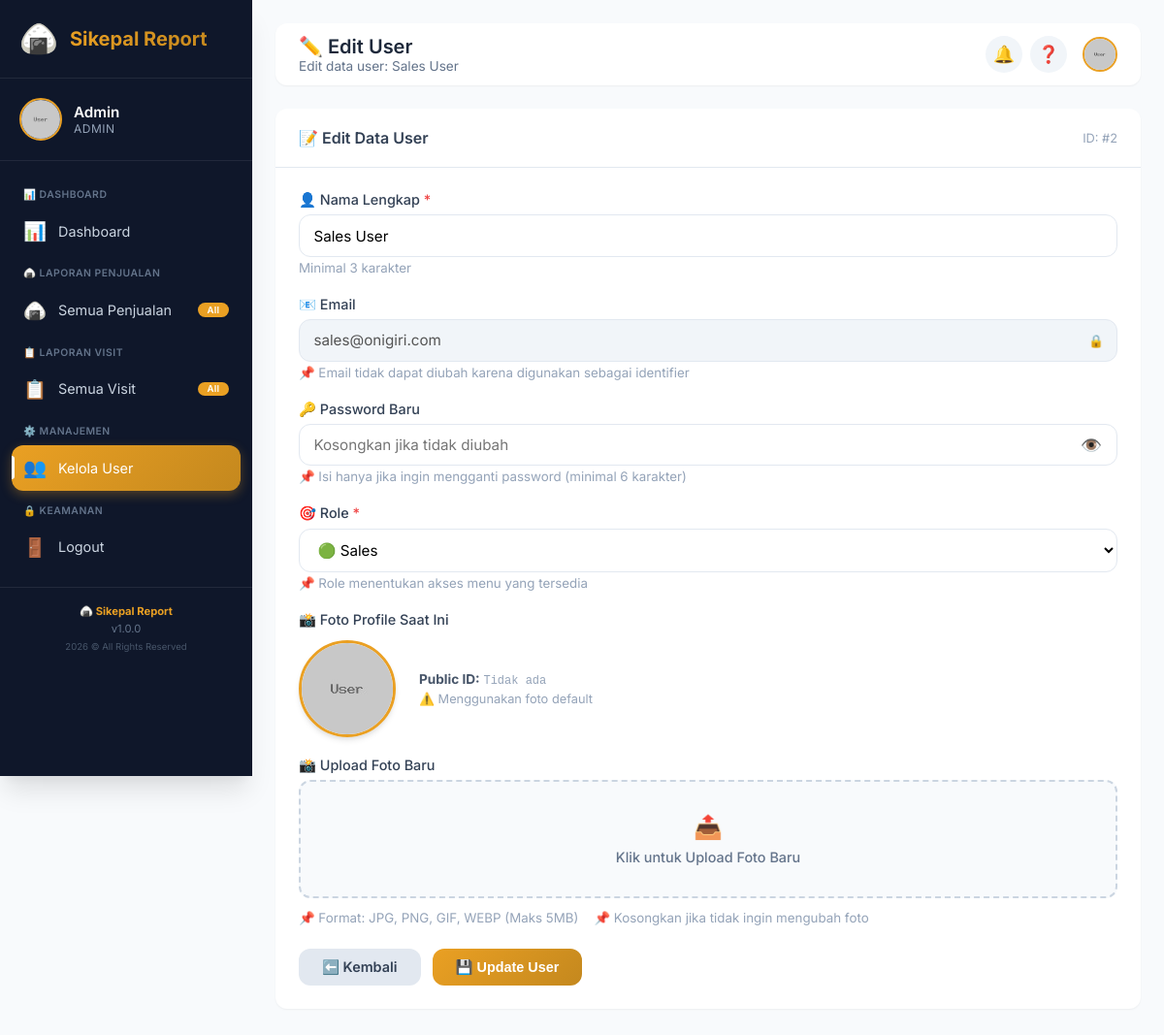
Page /public/index.php?route=users_edit&id=2 (signed in) on the committed database.
### tables this page shows
CREATE TABLE users (
    id INT AUTO_INCREMENT PRIMARY KEY,
    name VARCHAR(100) NOT NULL,
    email VARCHAR(100) UNIQUE NOT NULL,
    password VARCHAR(255) NOT NULL,
    photo VARCHAR(500) DEFAULT 'default.jpg',
    photo_public_id VARCHAR(255) NULL,
    role ENUM('admin', 'sales') DEFAULT 'sales',
    created_at TIMESTAMP DEFAULT CURRENT_TIMESTAMP
);

### app/models/User.php (called while the page is built, shortened)
<?php
class User {
    private $db;
    public function __construct() {
        global $pdo;
        $this->db = $pdo;
    }
    public function findById($id) {
        $stmt = $this->db->prepare("SELECT * FROM users WHERE id = ?");
        $stmt->execute([$id]);
        return $stmt->fetch();
    }
}
?>

### app/views/admin/edit_user.php (the view, shortened to what this page needs)
<?php
$pageTitle = '✏️ Edit User';
$pageSubtitle = 'Edit data user: ' . htmlspecialchars($data['user']['name']);
$activePage = 'users';
?>
<div class="card">
    <div class="card-header">
        <h3>📝 Edit Data User</h3>
        <span style="font-size:0.8rem; color:var(--gray-400);">
            ID: #<?= $data['user']['id'] ?>
        </span>
    </div>
    <div class="card-body">
        <form method="POST" action="<?= BASE_URL ?>public/index.php?route=users_edit&id=<?= $data['user']['id'] ?>" enctype="multipart/form-data" id="editUserForm">
            <div class="form-group">
                <label for="name">👤 Nama Lengkap <span style="color: #EF4444;">*</span></label>
                <input type="text"
                       id="name"
                       name="name"
                       value="<?= htmlspecialchars($data['user']['name']) ?>"
                       placeholder="Masukkan nama lengkap"
                       required
                       minlength="3"
                       maxlength="100">
                <small style="color: var(--gray-400);">Minimal 3 karakter</small>
            </div>
            <div class="form-group">
                <label for="email">📧 Email</label>
                <div style="position: relative;">
                    <input type="email"
                           id="email"
                           value="<?= htmlspecialchars($data['user']['email']) ?>"
                           disabled
                           style="background: #f1f5f9; cursor: not-allowed; padding-right: 40px;">
                    <span style="position: absolute; right: 14px; top: 50%; transform: translateY(-50%); color: #94A3B8; font-size: 0.8rem;">
                        🔒
                    </span>
                </div>
                <small style="color: var(--gray-400);">
                    📌 Email tidak dapat diubah karena digunakan sebagai identifier
                </small>
            </div>
            <div class="form-group">
                <label for="password">🔑 Password Baru</label>
                <div style="position: relative;">
                    <input type="password"
                           id="password"
                           name="password"
                           placeholder="Kosongkan jika tidak diubah"
                           minlength="6">
                    <button type="button"
                            class="password-toggle"
                            id="togglePassword"
                            style="position: absolute; right: 12px; top: 50%; transform: translateY(-50%); background: none; border: none; cursor: pointer; color: #94A3B8; font-size: 1.1rem; padding: 4px;">
                        👁️
                    </button>
                </div>
                <small style="color: var(--gray-400);">
                    📌 Isi hanya jika ingin mengganti password (minimal 6 karakter)
                </small>
            </div>
            <div class="form-group">
                <label for="role">🎯 Role <span style="color: #EF4444;">*</span></label>
                <select id="role" name="role" required>
                    <option value="sales" <?= $data['user']['role'] === 'sales' ? 'selected' : '' ?>>
                        🟢 Sales
                    </option>
                </select>
                <small style="color: var(--gray-400);">
                    📌 Role menentukan akses menu yang tersedia
                </small>
            </div>
            <div class="form-group">
                <label>📸 Foto Profile Saat Ini</label>
                <div style="margin: 0.75rem 0; display: flex; align-items: center; gap: 1.5rem; flex-wrap: wrap;">
                    <?php
                    $photoUrl = $data['user']['photo'] ?? 'default.jpg';
                    if (empty($photoUrl) || $photoUrl === 'default.jpg' || !filter_var($photoUrl, FILTER_VALIDATE_URL)) {
                        $photoUrl = '/sikepal-report/uploads/photos/default.jpg';
                    }
                    ?>
                    <img src="<?= htmlspecialchars($photoUrl) ?>"
                         alt="Foto Profile"
                         style="width: 100px; height: 100px; border-radius: 50%; object-fit: cover; border: 3px solid var(--marigold); box-shadow: var(--shadow-md);"
                         id="currentPhoto"
                         onerror="this.src='/sikepal-report/uploads/photos/default.jpg'">
                    <div>
                        <div style="font-size: 0.85rem; color: var(--gray-600);">
                            <strong>Public ID:</strong>
                            <span style="font-family: monospace; font-size: 0.75rem; color: var(--gray-400);">
                                <?= $data['user']['photo_public_id'] ?? 'Tidak ada' ?>
                            </span>
                        </div>
                        <div style="font-size: 0.8rem; color: var(--gray-400); margin-top: 0.25rem;">
                            <?php if (empty($data['user']['photo']) || $data['user']['photo'] === 'default.jpg'): ?>
                                ⚠️ Menggunakan foto default
                            <?php else: ?>
                                ✅ Foto tersimpan di Cloudinary
                            <?php endif; ?>
                        </div>
                    </div>
                </div>
            </div>
            <div class="form-group">
                <label for="photo">📸 Upload Foto Baru</label>
                <div class="photo-upload">
                    <label for="photo" class="photo-label">
                        <span style="font-size: 1.5rem;">📤</span>
                        Klik untuk Upload Foto Baru
                    </label>
                </div>
                <div style="display: flex; gap: 1rem; margin-top: 0.5rem; flex-wrap: wrap;">
                    <small style="color: var(--gray-400);">
                        📌 Format: JPG, PNG, GIF, WEBP (Maks 5MB)
                    </small>
                    <small style="color: var(--gray-400);">
                        📌 Kosongkan jika tidak ingin mengubah foto
                    </small>
                </div>
            </div>
            <div class="form-actions">
                <a href="<?= BASE_URL ?>public/index.php?route=users" class="btn-secondary">
                    ⬅️ Kembali
                </a>
                <button type="submit" class="btn-primary" id="submitBtn">
                    💾 Update User
                </button>
            </div>
        </form>
    </div>
</div>
<?php
$content = ob_get_clean();
require_once '../app/views/layouts/main.php';
?>

### app/views/layouts/main.php (shortened to what this page needs)
<!DOCTYPE html>
<html lang="id">
<head>
    <link rel="stylesheet" href="<?= BASE_URL ?>public/css/style.css">
</head>
<body class="dashboard-page">
    <aside class="sidebar">
        <div class="sidebar-brand">
            <span class="sidebar-brand-icon">🍙</span>
            <span class="sidebar-brand-text">Sikepal Report</span>
        </div>
        <div class="sidebar-user">
            <?php
            $sidebarPhoto = $_SESSION['photo'] ?? 'default.jpg';
            if (empty($sidebarPhoto) || $sidebarPhoto === 'default.jpg') {
                $sidebarPhoto = BASE_URL . 'uploads/photos/default.jpg';
            }
            ?>
            <img src="<?= htmlspecialchars($sidebarPhoto) ?>"
                 alt="Avatar"
                 class="sidebar-user-avatar"
                 onerror="this.src='<?= BASE_URL ?>uploads/photos/default.jpg'">
            <div class="sidebar-user-info">
                <div class="sidebar-user-name"><?= htmlspecialchars($_SESSION['name'] ?? 'User') ?></div>
                <div class="sidebar-user-role"><?= htmlspecialchars($_SESSION['role'] ?? 'Guest') ?></div>
            </div>
        </div>
        <nav class="sidebar-nav">
            <?php
            $role = $_SESSION['role'] ?? '';
            if ($role === 'admin'):
            ?>
                <div class="sidebar-nav-label">📊 Dashboard</div>
                <a href="<?= BASE_URL ?>public/index.php?route=dashboard" class="sidebar-nav-item <?= $activePage === 'dashboard' ? 'active' : '' ?>">
                    <span class="sidebar-nav-icon">📊</span>
                    <span class="sidebar-nav-text">Dashboard</span>
                </a>
                <div class="sidebar-nav-label">🍙 Laporan Penjualan</div>
                <a href="<?= BASE_URL ?>public/index.php?route=sales_reports" class="sidebar-nav-item <?= $activePage === 'sales_reports' ? 'active' : '' ?>">
                    <span class="sidebar-nav-icon">🍙</span>
                    <span class="sidebar-nav-text">Semua Penjualan</span>
                    <span class="sidebar-nav-badge">All</span>
                </a>
                <div class="sidebar-nav-label">📋 Laporan Visit</div>
                <a href="<?= BASE_URL ?>public/index.php?route=visit_reports" class="sidebar-nav-item <?= $activePage === 'visit_reports' ? 'active' : '' ?>">
                    <span class="sidebar-nav-icon">📋</span>
                    <span class="sidebar-nav-text">Semua Visit</span>
                    <span class="sidebar-nav-badge">All</span>
                </a>
                <div class="sidebar-nav-label">⚙️ Manajemen</div>
                <a href="<?= BASE_URL ?>public/index.php?route=users" class="sidebar-nav-item <?= $activePage === 'users' ? 'active' : '' ?>">
                    <span class="sidebar-nav-icon">👥</span>
                    <span class="sidebar-nav-text">Kelola User</span>
                </a>
            <?php endif; ?>
            <div class="sidebar-nav-label">🔒 Keamanan</div>
            <a href="<?= BASE_URL ?>public/index.php?route=logout" class="sidebar-nav-item" onclick="return confirm('Yakin ingin logout?')">
                <span class="sidebar-nav-icon">🚪</span>
                <span class="sidebar-nav-text">Logout</span>
            </a>
        </nav>
        <div class="sidebar-footer">
            <div>
                <strong style="color: var(--marigold);">🍙 Sikepal Report</strong><br>
                v1.0.0<br>
                <span style="font-size: 0.6rem; color: var(--gray-600);">
                    <?= date('Y') ?> &copy; All Rights Reserved
                </span>
            </div>
        </div>
    </aside>
    <main class="main-content">
        <header class="top-header">
            <div class="top-header-left">
                <div class="top-header-title">
                    <h2><?= $pageTitle ?? 'Dashboard' ?></h2>
                    <p><?= $pageSubtitle ?? '' ?></p>
                </div>
            </div>
            <div class="top-header-right">
                <div class="top-header-actions">
                    <button class="btn-icon" title="Notifikasi" onclick="alert('📢 Tidak ada notifikasi baru')">🔔</button>
                    <button class="btn-icon" title="Bantuan" onclick="alert('📖 Hubungi admin untuk bantuan')">❓</button>
                    <?php
                    $topPhoto = $_SESSION['photo'] ?? 'default.jpg';
                    if (empty($topPhoto) || $topPhoto === 'default.jpg') {
                        $topPhoto = BASE_URL . 'uploads/photos/default.jpg';
                    }
                    ?>
                    <img src="<?= htmlspecialchars($topPhoto) ?>"
                         alt="Avatar"
                         style="width: 36px; height: 36px; border-radius: 50%; object-fit: cover; border: 2px solid var(--marigold); margin-left: 0.5rem;"
                         onerror="this.src='<?= BASE_URL ?>uploads/photos/default.jpg'">
                </div>
            </div>
        </header>
        <div class="content-wrapper">
            <?= $content ?? '' ?>
        </div>
    </main>
</body>
</html>

### app/views/admin/edit_user.php (style rules this page uses)
.photo-upload .photo-label { display: flex; flex-direction: column; align-items: center; justify-content: center; padding: 2rem; border: 2px dashed var(--gray-300); border-radius: var(--radius); background: var(--gray-50); cursor: pointer; transition: var(--transition); font-weight: 500; color: var(--gray-500); gap: 0.5rem; min-height: 120px; }
.password-toggle { position: absolute; right: 12px; top: 50%; transform: translateY(-50%); background: none; border: none; cursor: pointer; color: #94A3B8; font-size: 1.1rem; padding: 4px; border-radius: 50%; transition: var(--transition); }

### rows in the picture
users: name "Edit data user: Sales User", id "2", name "Sales User", email "sales@onigiri.com", role "🟢 Sales", photo (placeholder picture), photo_public "Tidak ada"

### other values in the picture
$_SESSION['name'] "Admin"
$_SESSION['role'] "ADMIN"
$pageTitle "✏️ Edit User"
